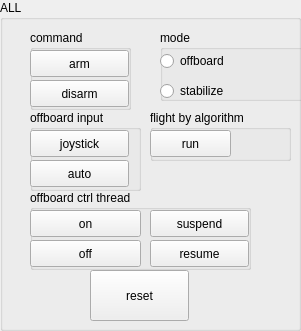
  <widget class="QGroupBox" name="groupBox_22">
   <property name="geometry">
    <rect>
     <x>1010</x>
     <y>10</y>
     <width>301</width>
     <height>331</height>
    </rect>
   </property>
   <property name="title">
    <string>ALL</string>
   </property>
   <widget class="QGroupBox" name="groupBox_arm_5">
    <property name="geometry">
     <rect>
      <x>30</x>
      <y>30</y>
      <width>101</width>
      <height>80</height>
     </rect>
    </property>
    <property name="title">
     <string>command</string>
    </property>
    <widget class="QPushButton" name="pushButton_arm_5">
     <property name="geometry">
      <rect>
       <x>0</x>
       <y>20</y>
       <width>99</width>
       <height>27</height>
      </rect>
     </property>
     <property name="text">
      <string>arm</string>
     </property>
    </widget>
    <widget class="QPushButton" name="pushButton_disarm_5">
     <property name="geometry">
      <rect>
       <x>0</x>
       <y>50</y>
       <width>99</width>
       <height>27</height>
      </rect>
     </property>
     <property name="text">
      <string>disarm</string>
     </property>
    </widget>
   </widget>
   <widget class="QGroupBox" name="groupBox_31">
    <property name="geometry">
     <rect>
      <x>30</x>
      <y>190</y>
      <width>221</width>
      <height>80</height>
     </rect>
    </property>
    <property name="title">
     <string>offboard ctrl thread</string>
    </property>
    <widget class="QPushButton" name="pushButton_30">
     <property name="geometry">
      <rect>
       <x>0</x>
       <y>20</y>
       <width>111</width>
       <height>27</height>
      </rect>
     </property>
     <property name="text">
      <string>on</string>
     </property>
    </widget>
    <widget class="QPushButton" name="pushButton_31">
     <property name="geometry">
      <rect>
       <x>0</x>
       <y>50</y>
       <width>111</width>
       <height>27</height>
      </rect>
     </property>
     <property name="text">
      <string>off</string>
     </property>
    </widget>
    <widget class="QPushButton" name="pushButton_32">
     <property name="geometry">
      <rect>
       <x>120</x>
       <y>20</y>
       <width>99</width>
       <height>27</height>
      </rect>
     </property>
     <property name="text">
      <string>suspend</string>
     </property>
    </widget>
    <widget class="QPushButton" name="pushButton_33">
     <property name="geometry">
      <rect>
       <x>120</x>
       <y>50</y>
       <width>99</width>
       <height>27</height>
      </rect>
     </property>
     <property name="text">
      <string>resume</string>
     </property>
    </widget>
   </widget>
   <widget class="QGroupBox" name="groupBox_32">
    <property name="geometry">
     <rect>
      <x>150</x>
      <y>110</y>
      <width>141</width>
      <height>51</height>
     </rect>
    </property>
    <property name="title">
     <string>flight by algorithm</string>
    </property>
    <widget class="QPushButton" name="pushButton_34">
     <property name="geometry">
      <rect>
       <x>0</x>
       <y>20</y>
       <width>81</width>
       <height>27</height>
      </rect>
     </property>
     <property name="text">
      <string>run</string>
     </property>
    </widget>
   </widget>
   <widget class="QGroupBox" name="groupBox_33">
    <property name="geometry">
     <rect>
      <x>30</x>
      <y>110</y>
      <width>111</width>
      <height>81</height>
     </rect>
    </property>
    <property name="title">
     <string>offboard input</string>
    </property>
    <widget class="QPushButton" name="pushButton_35">
     <property name="geometry">
      <rect>
       <x>0</x>
       <y>20</y>
       <width>99</width>
       <height>27</height>
      </rect>
     </property>
     <property name="text">
      <string>joystick</string>
     </property>
    </widget>
    <widget class="QPushButton" name="pushButton_36">
     <property name="geometry">
      <rect>
       <x>0</x>
       <y>50</y>
       <width>99</width>
       <height>27</height>
      </rect>
     </property>
     <property name="text">
      <string>auto</string>
     </property>
    </widget>
   </widget>
   <widget class="QGroupBox" name="groupBox_34">
    <property name="geometry">
     <rect>
      <x>160</x>
      <y>30</y>
      <width>151</width>
      <height>71</height>
     </rect>
    </property>
    <property name="title">
     <string>mode</string>
    </property>
    <widget class="QRadioButton" name="radioButton_offboard_5">
     <property name="geometry">
      <rect>
       <x>0</x>
       <y>20</y>
       <width>117</width>
       <height>22</height>
      </rect>
     </property>
     <property name="text">
      <string>offboard</string>
     </property>
    </widget>
    <widget class="QRadioButton" name="radioButton_stabilize_5">
     <property name="geometry">
      <rect>
       <x>0</x>
       <y>50</y>
       <width>117</width>
       <height>22</height>
      </rect>
     </property>
     <property name="text">
      <string>stabilize</string>
     </property>
    </widget>
   </widget>
   <widget class="QPushButton" name="pushButton_12">
    <property name="geometry">
     <rect>
      <x>90</x>
      <y>270</y>
      <width>99</width>
      <height>51</height>
     </rect>
    </property>
    <property name="text">
     <string>reset</string>
    </property>
   </widget>
  </widget>
